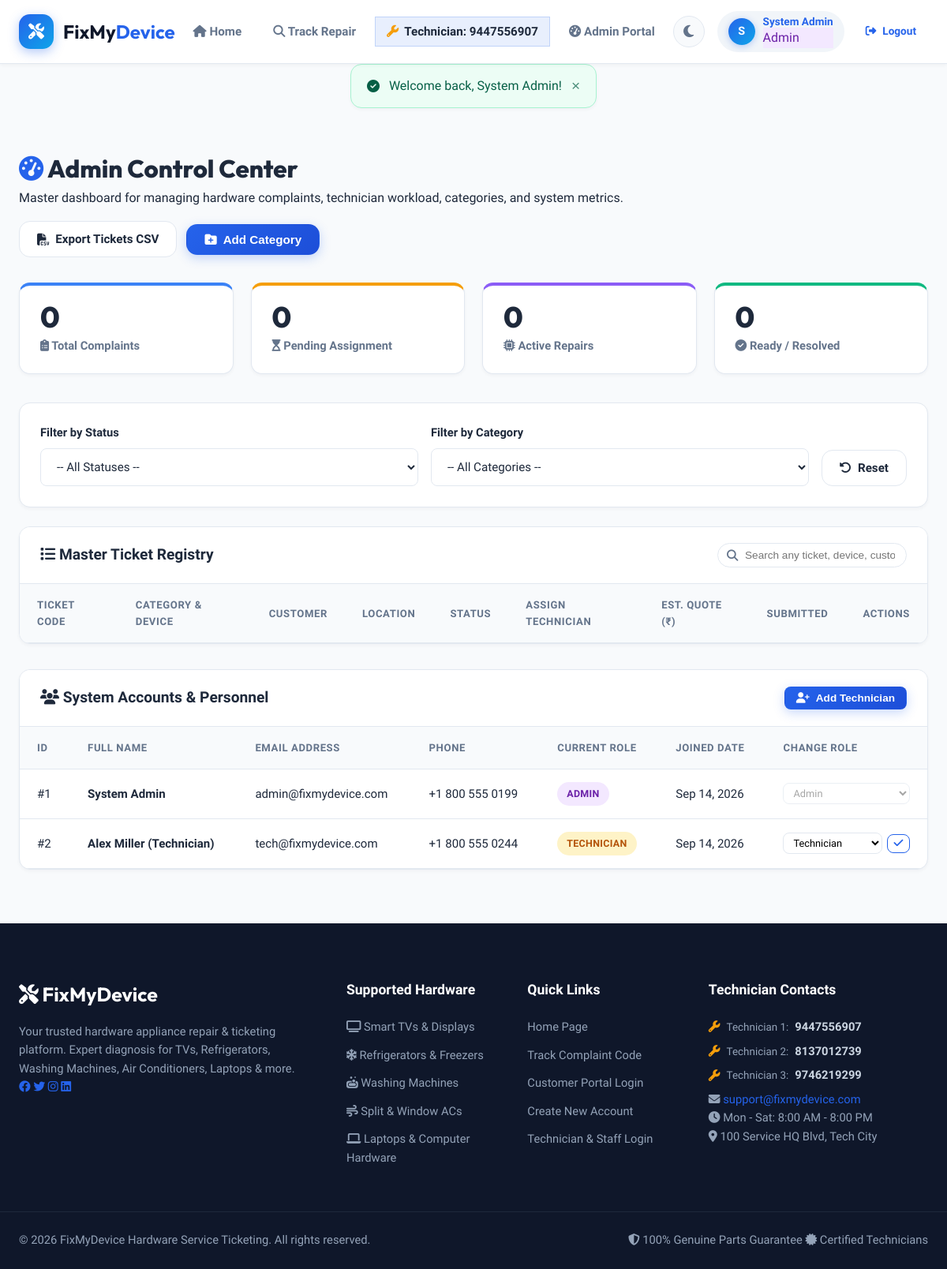
The app's page /index.php?url=admin/dashboard (signed in), older data.
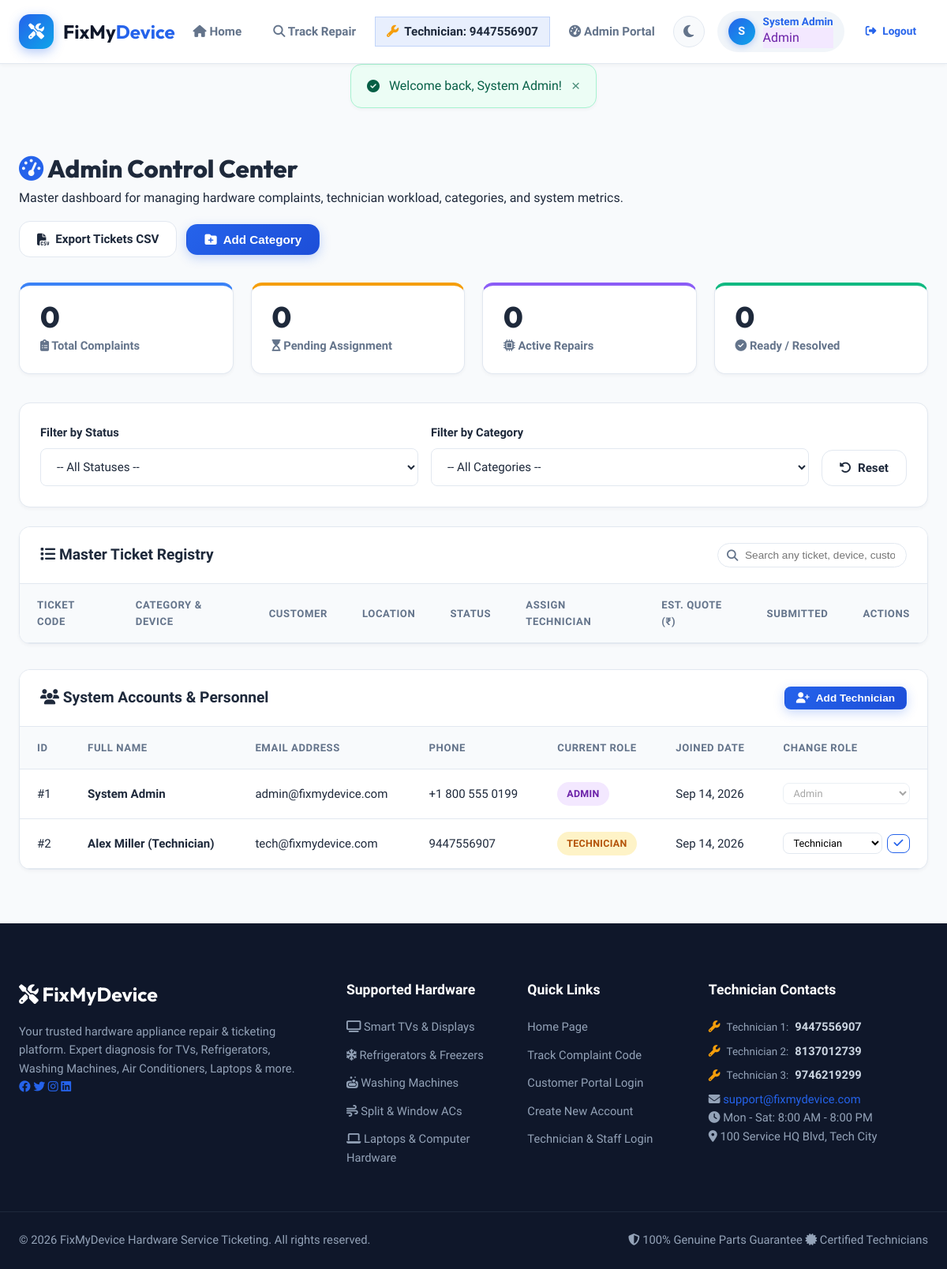
The same page, newer data.
### tables this page shows
CREATE TABLE IF NOT EXISTS users (
    id INT AUTO_INCREMENT PRIMARY KEY,
    name VARCHAR(100) NOT NULL,
    email VARCHAR(100) NOT NULL UNIQUE,
    password_hash VARCHAR(255) NOT NULL,
    phone VARCHAR(20),
    address TEXT,
    role ENUM('customer', 'technician', 'admin') DEFAULT 'customer',
    created_at TIMESTAMP DEFAULT CURRENT_TIMESTAMP
);

### app/controllers/AdminController.php (called while the page is built, shortened)
<?php
require_once __DIR__ . '/../models/User.php';
class AdminController extends Controller
{
    public function dashboard()
    {
        $ticketModel = new Ticket();
        $userModel = new User();
        $categoryModel = new Category();
        $filterStatus = $_GET['status'] ?? null;
        $filterCategory = $_GET['category'] ?? null;
        $tickets = $ticketModel->getAllTickets($filterStatus, $filterCategory);
        $technicians = $userModel->getAllTechnicians();
        $categories = $categoryModel->getAll();
        $stats = $ticketModel->getStats();
        $users = $userModel->getAllUsers();
        $this->render('admin/dashboard', [
            'pageTitle' => 'Admin Control Center - FixMyDevice',
            'tickets' => $tickets,
            'technicians' => $technicians,
            'categories' => $categories,
            'stats' => $stats,
            'users' => $users,
            'filterStatus' => $filterStatus,
            'filterCategory' => $filterCategory
        ]);
    }
}

### app/core/Router.php (called while the page is built, shortened)
<?php
class Router
{
    protected $method = 'index';
    public function dispatch()
    {
        $url = $this->parseUrl();
        if (isset($url[0]) && !empty($url[0])) {
            $firstSegment = strtolower(trim($url[0]));
            if (in_array($firstSegment, ['login', 'register', 'logout', 'profile', 'update_profile', 'change_password'])) {
                $this->controller = 'AuthController';
                $this->method = $firstSegment;
                unset($url[0]);
            } elseif ($firstSegment === 'track') {
                $this->controller = 'TrackController';
                $this->method = 'index';
                unset($url[0]);
            } elseif ($firstSegment === 'home') {
                $this->controller = 'HomeController';
                $this->method = 'index';
                unset($url[0]);
            } elseif ($firstSegment === 'complaints') {
                $this->controller = 'TicketController';
                $this->method = 'dashboard';
                unset($url[0]);
            } elseif ($firstSegment === 'admin') {
                $this->method = 'dashboard';
                unset($url[0]);
            }
        }
        $controllerInstance = new $this->controller;
        if (isset($url[1]) && !empty($url[1])) {
            $requestedMethod = trim($url[1]);
            if ($this->isActionCallable($controllerInstance, $requestedMethod)) {
                $this->method = $requestedMethod;
                unset($url[1]);
            } else {
                $this->renderNotFound();
                return;
            }
        }
        $this->params = $url ? array_values($url) : [];
        call_user_func_array([$controllerInstance, $this->method], $this->params);
    }
    private function isActionCallable($instance, $method)
    {
        try {
            $reflect = new ReflectionMethod($instance, $method);
            return $reflect->isPublic();
        } catch (ReflectionException $e) {
            return false;
        }
    }
    private function parseUrl()
    {
        if (isset($_GET['url']) && trim($_GET['url']) !== '') {
            return explode('/', filter_var(rtrim($_GET['url'], '/'), FILTER_SANITIZE_URL));
        }
        return [];
    }
}

### public/index.php (called while the page is built, shortened)
<?php
require_once __DIR__ . '/../config/database.php';
require_once __DIR__ . '/../app/core/Session.php';
require_once __DIR__ . '/../app/core/Router.php';
$router = new Router();
$router->dispatch();

### index.php (called while the page is built)
<?php
require_once __DIR__ . '/public/index.php';

### config/database.php (called while the page is built, shortened)
<?php
class Database
{
    private static $instance = null;
    private $pdo = null;
    private static function getEnvVar($key, $default = '')
    {
        $val = getenv($key);
        if ($val !== false && $val !== '') {
            return $val;
        }
        return $default;
    }
    public function __construct()
    {
        $this->host = self::getEnvVar('DB_HOST', self::getEnvVar('TIDB_HOST', self::getEnvVar('MYSQLHOST', 'localhost')));
        $this->port = self::getEnvVar('DB_PORT', self::getEnvVar('TIDB_PORT', self::getEnvVar('MYSQLPORT', '3306')));
        $this->dbname = self::getEnvVar('DB_NAME', self::getEnvVar('TIDB_DATABASE', self::getEnvVar('MYSQLDATABASE', 'fixmydevice')));
        $this->username = self::getEnvVar('DB_USER', self::getEnvVar('TIDB_USER', self::getEnvVar('MYSQLUSER', 'root')));
        $this->password = self::getEnvVar('DB_PASSWORD', self::getEnvVar('TIDB_PASSWORD', self::getEnvVar('MYSQLPASSWORD', '')));
        try {
            $dsn = "mysql:host={$this->host};port={$this->port};dbname={$this->dbname};charset=utf8mb4";
            $options = [
                PDO::ATTR_ERRMODE => PDO::ERRMODE_EXCEPTION,
                PDO::ATTR_DEFAULT_FETCH_MODE => PDO::FETCH_ASSOC,
                PDO::ATTR_EMULATE_PREPARES => false,
            ];
            $this->pdo = new PDO($dsn, $this->username, $this->password, $options);
        } catch (PDOException $e) {
            error_log("FixMyDevice Database Connection Error: " . $e->getMessage());
            if (!headers_sent()) {
                http_response_code(500);
            }
            die("<div style='font-family:sans-serif;max-width:520px;margin:60px auto;padding:28px;border:1px solid #e2e8f0;border-radius:12px;text-align:center;box-shadow:0 4px 6px -1px rgba(0,0,0,0.1);'>
                <h3 style='color:#e11d48;margin-bottom:12px;'>Database Connection Error</h3>
                <p style='color:#64748b;line-height:1.6;'>Could not connect to the database service. Please verify your database server is running and configuration environment variables are set.</p>
            </div>");
        }
    }
    public static function getInstance()
    {
        if (self::$instance === null) {
            self::$instance = new Database();
        }
        return self::$instance;
    }
    public function connect()
    {
        return $this->pdo;
    }
}

### app/core/Model.php (called while the page is built, shortened)
<?php
require_once __DIR__ . '/../../config/database.php';
abstract class Model
{
    protected $db;
    public function __construct()
    {
        $this->db = Database::getInstance()->connect();
    }
    protected function query($sql, $params = [])
    {
        $stmt = $this->db->prepare($sql);
        $stmt->execute($params);
        return $stmt;
    }
    protected function fetchAll($sql, $params = [])
    {
        return $this->query($sql, $params)->fetchAll(PDO::FETCH_ASSOC);
    }
}

### app/models/User.php (called while the page is built, shortened)
<?php
require_once __DIR__ . '/../core/Model.php';
class User extends Model
{
    public function getAllUsers()
    {
        return $this->fetchAll("SELECT id, name, email, phone, role, created_at FROM users ORDER BY created_at DESC");
    }
}

### app/core/Session.php (called while the page is built, shortened)
<?php
class Session
{
    public static function user()
    {
        return $_SESSION['user'] ?? null;
    }
}

### app/views/admin/dashboard.php (the view, shortened to what the changed rows need)
<div class="dashboard-wrapper">
    <div class="dashboard-header">
        <div class="dashboard-title">
            <h1><i class="fa-solid fa-gauge-high" style="color:var(--primary)"></i> Admin Control Center</h1>
        </div>
    </div>
    <div class="card" style="margin-bottom:32px;">
        <div class="card-body p-0">
            <div class="table-responsive">
                <table class="table table-hover" id="adminTicketTable">
                    <thead>
                        <tr>
                            <th>Ticket Code</th>
                            <th>Category & Device</th>
                            <th>Customer</th>
                            <th>Location</th>
                            <th>Status</th>
                            <th>Assign Technician</th>
                            <th>Est. Quote (₹)</th>
                            <th>Submitted</th>
                            <th>Actions</th>
                        </tr>
                    </thead>
                </table>
            </div>
        </div>
    </div>
    <div class="card" style="margin-bottom:32px;">
        <div class="card-body p-0">
            <div class="table-responsive">
                <table class="table table-hover align-middle">
                    <thead>
                        <tr>
                            <th>ID</th>
                            <th>Full Name</th>
                            <th>Email Address</th>
                            <th>Phone</th>
                            <th>Current Role</th>
                            <th>Joined Date</th>
                            <th>Change Role</th>
                        </tr>
                    </thead>
                    <tbody>
                        <?php foreach ($users as $u): ?>
                            <tr>
                                <td>#<?= $u['id'] ?></td>
                                <td><strong><?= htmlspecialchars($u['name']) ?></strong></td>
                                <td><?= htmlspecialchars($u['email']) ?></td>
                                <td><?= htmlspecialchars($u['phone'] ?: 'N/A') ?></td>
                                <td><span class="badge badge-role-<?= $u['role'] ?>"><?= ucfirst($u['role']) ?></span></td>
                                <td style="white-space:nowrap"><?= date('M d, Y', strtotime($u['created_at'])) ?></td>
                                <td>
                                    <form action="index.php?url=admin/change_role" method="POST" style="display:flex;gap:6px;align-items:center;margin:0;">
                                        <select name="role" class="form-select" style="padding:4px 8px;font-size:0.8rem;height:auto;min-width:115px;" <?= ($u['id'] === Session::user()['id']) ? 'disabled' : '' ?>>
                                            <option value="technician" <?= $u['role'] === 'technician' ? 'selected' : '' ?>>Technician</option>
                                        </select>
                                        <?php if ($u['id'] !== Session::user()['id']): ?>
                                            <button type="submit" class="btn btn-sm btn-outline-primary" title="Update Role" style="padding:4px 9px;">
                                                <i class="fa-solid fa-check"></i>
                                            </button>
                                        <?php endif; ?>
                                    </form>
                                </td>
                            </tr>
                        <?php endforeach; ?>
                    </tbody>
                </table>
            </div>
        </div>
    </div>
</div>
<link rel="stylesheet" href="https://unpkg.com/leaflet@1.9.4/dist/leaflet.css" />

Row changes from the older to the newer data that the page shows:
changed users "Alex Miller (Technician)": phone "+1 800 555 0244" → "9447556907"
